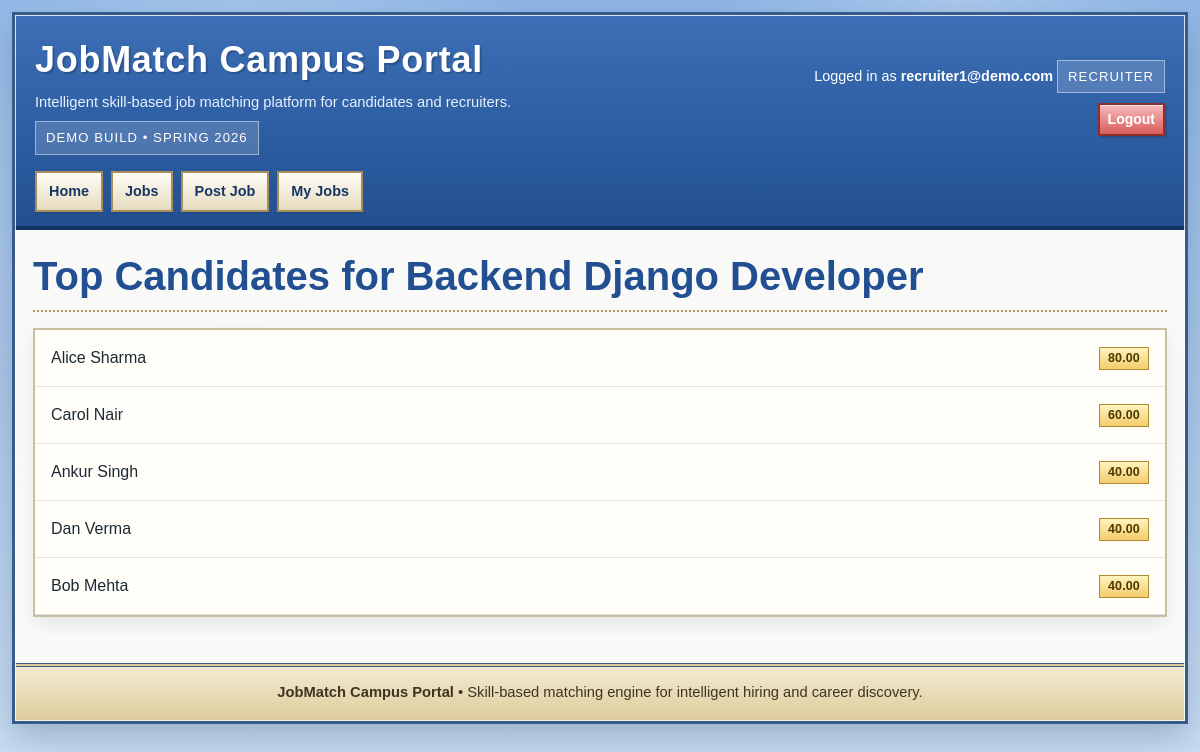
Screenshot of /job/1/matches/ (signed in) with the database file from the repository.
### accounts/models.py (models this page shows, shortened)
class User(AbstractBaseUser, PermissionsMixin):
    email = models.EmailField(unique=True)
    is_active = models.BooleanField(default=True)
    is_staff = models.BooleanField(default=False)
    objects = UserManager()
    USERNAME_FIELD = "email"
    REQUIRED_FIELDS = []

### jobs/models.py (models this page shows, shortened)
class Job(models.Model):
    company = models.ForeignKey(Company, on_delete=models.PROTECT)
    created_by = models.ForeignKey(RecruiterProfile, null=True, blank=True, on_delete=models.SET_NULL)
    title = models.CharField(max_length=150, null=False)
    description = models.TextField()
    job_choice = [
        ('remote','Remote'),
        ('full_time','Full Time')
    ]
    job_type = models.CharField(max_length=20, choices=job_choice, default='full_time')
    location = models.CharField(max_length=100)
    salary_min = models.PositiveIntegerField(null=True, blank=True)
    salary_max = models.PositiveIntegerField(null=True, blank=True)
    application_deadline = models.DateField(null=True, blank=True)
    is_active = models.BooleanField(default=True)
    created_at = models.DateTimeField(auto_now_add=True)
    updated_at = models.DateTimeField(auto_now=True)
    class Meta:
        ordering = ['-created_at']
        indexes = [
            models.Index(fields=['company']),
            models.Index(fields=['created_by']),
            models.Index(fields=['is_active']),
            models.Index(fields=['created_at']),
        ]

### candidates/models.py (models this page shows, shortened)
class CandidateProfile(models.Model):
    user = models.OneToOneField(User, on_delete=models.CASCADE)
    full_name = models.CharField(max_length=100)
    bio = models.TextField()
    total_experience = models.PositiveIntegerField(validators=[validators.MinValueValidator(0)])
    resume = models.FileField(
        upload_to="resumes/",
        validators=[FileExtensionValidator(["txt", "pdf", "doc", "docx"])],
    )
    preferred_location = models.CharField(max_length=50, null=True, blank=True)
    expected_salary = MoneyField(
        max_digits=14,
        decimal_places=2,
        default_currency='INR'
    )
    created_at = models.DateTimeField(auto_now_add=True)
    updated_at = models.DateTimeField(auto_now=True)
    class Meta:
        ordering = ["-created_at"]
        indexes = [
            models.Index(fields=["user"]),
            models.Index(fields=["full_name"]),
        ]

### jobs/views.py (the view)
# urls.py: path("job/<int:job_id>/matches/", views.job_matches, name="job_matches"),
@login_required
@recruiter_required
def job_matches(request, job_id):
    recruiter = request.recruiter_profile
    job = get_object_or_404(Job.objects.select_related("created_by"), id=job_id)
    if job.created_by_id != recruiter.id:
        messages.error(request, "You can only view top candidates for your own jobs.")
        return redirect("recruiter_jobs")
    results = get_top_candidates_for_job(job)
    return render(request, "jobs/job_matches.html", {
        "job": job,
        "results": results
    })

### accounts/context_processors.py (called while the page is built)
def current_user_role(request):
    role = None
    if request.user.is_authenticated:
        if RecruiterProfile.objects.filter(user=request.user).exists():
            role = "recruiter"
        elif CandidateProfile.objects.filter(user=request.user).exists():
            role = "candidate"
    return {"current_user_role": role}

### jobs/services/matching.py (called while the page is built)
def get_top_candidates_for_job(job):
    candidates = CandidateProfile.objects.all()
    results = []
    for candidate in candidates:
        score = calculate_match_score(candidate, job)
        if score > 0:
            results.append({
                "candidate": candidate,
                "score": score
            })
    results.sort(key=lambda x: x["score"], reverse=True)
    return results[:10]

### jobs/templates/jobs/job_matches.html (shortened to what this page needs)
{% extends "base.html" %}
{% block content %}
<div class="page-title">
    <h1>Top Candidates for {{ job.title }}</h1>
</div>
{% if results %}
    <div class="panel">
        <div class="card-body p-0">
        {% for item in results %}
            <div class="d-flex justify-content-between align-items-center border-bottom px-3 py-3">
                <span>{{ item.candidate.full_name }}</span>
                <span class="badge badge-info">{{ item.score|floatformat:2 }}</span>
            </div>
        {% endfor %}
        </div>
    </div>
{% else %}
    <div class="alert alert-info">No candidates matched yet.</div>
{% endif %}
{% endblock %}

### templates/base.html (shortened to what this page needs)
<!doctype html>
<html lang="en">
<head>
    <link href="https://cdn.jsdelivr.net/npm/bootstrap@5.3.3/dist/css/bootstrap.min.css" rel="stylesheet">
</head>
<body>
    <div class="site-shell">
        <header class="masthead">
            <div class="brand-row">
                <div>
                    <div class="brand-title">JobMatch Campus Portal</div>
                    <div class="brand-tagline">Intelligent skill-based job matching platform for candidates and recruiters.</div>
                    <div class="status-chip">Demo build • Spring 2026</div>
                </div>
                <div class="masthead-tools">
                    {% if user.is_authenticated %}
                        Logged in as <strong>{{ user.email }}</strong>
                        {% if current_user_role %}
                            <div class="status-chip" style="margin-top: 8px;">{{ current_user_role|upper }}</div>
                        {% endif %}
                    {% else %}
                        Guest access enabled
                    {% endif %}
                    <div class="toolbar">
                        {% if user.is_authenticated %}
                            <a href="{% url 'logout' %}" class="btn btn-danger btn-sm">Logout</a>
                        {% else %}
                            <a href="{% url 'login' %}" class="btn btn-primary btn-sm">Login</a>
                            <a href="{% url 'register' %}" class="btn btn-info btn-sm">Register</a>
                        {% endif %}
                    </div>
                </div>
            </div>
            <nav class="top-nav" aria-label="Primary">
                <a href="{% url 'home' %}">Home</a>
                <a href="{% url 'job_list' %}">Jobs</a>
                {% if user.is_authenticated %}
                    {% if current_user_role == 'candidate' %}
                        <a href="{% url 'candidate_skills' %}">My Skills</a>
                        <a href="{% url 'applied_jobs' %}">Applied Jobs</a>
                    {% elif current_user_role == 'recruiter' %}
                        <a href="{% url 'create_job' %}">Post Job</a>
                        <a href="{% url 'recruiter_jobs' %}">My Jobs</a>
                    {% endif %}
                {% else %}
                    <a href="{% url 'register_candidate' %}">Candidate Sign-up</a>
                    <a href="{% url 'register_recruiter' %}">Recruiter Sign-up</a>
                {% endif %}
            </nav>
        </header>
        <main class="content-wrap">
            {% block content %}{% endblock %}
        </main>
        <footer>
            <strong>JobMatch Campus Portal</strong> • Skill-based matching engine for intelligent hiring and career discovery.
        </footer>
    </div>
</body>
</html>

### templates/base.html (style rules this page uses)
:root { --ink: #1d2a35; --navy: #204a87; --sky: #d7e7ff; --panel: #fffdf5; --panel-edge: #c8bda0; --accent: #f4b400; --accent-2: #d94f4f; --shadow: rgba(27, 44, 61, 0.25); }
* { box-sizing: border-box; }
body { margin: 0; font-family: Verdana, Arial, Helvetica, sans-serif; color: var(--ink); background: radial-gradient(circle at 20% 20%, rgba(255,255,255,0.35), transparent 28%), radial-gradient(circle at 80% 0%, rgba(255,255,255,0.25), transparent 20%), linear-gradient(180deg, #8fb7e8 0%, #cde1f6 100%); background-attachment: fixed; line-height: 1.5; }
body::before { content: ""; position: fixed; inset: 0; pointer-events: none; background-image: linear-gradient(transparent 0 96%, rgba(255,255,255,0.18) 96% 100%); background-size: 100% 16px; opacity: 0.35; }
a { color: #214f91; }
.site-shell { width: min(1180px, calc(100% - 24px)); margin: 12px auto 28px; border: 3px solid #385c8a; background: rgba(252, 252, 248, 0.96); box-shadow: 0 14px 34px var(--shadow); position: relative; }
.site-shell::before { content: ""; position: absolute; inset: 0; pointer-events: none; border: 1px solid rgba(255,255,255,0.8); }
.masthead { padding: 18px 20px 14px; background: linear-gradient(180deg, #3d6fb6 0%, #214f91 100%); color: #fff; border-bottom: 4px solid #12325f; }
.brand-row { display: flex; justify-content: space-between; gap: 16px; align-items: center; flex-wrap: wrap; }
.brand-title { font-size: clamp(1.8rem, 3vw, 2.8rem); font-weight: 800; letter-spacing: 0.02em; text-shadow: 2px 2px 0 rgba(0,0,0,0.18); }
.brand-tagline { margin-top: 4px; font-size: 0.92rem; color: #e8f2ff; }
.status-chip { display: inline-block; padding: 6px 10px; margin-top: 8px; border: 1px solid rgba(255,255,255,0.45); background: rgba(255,255,255,0.16); font-size: 0.82rem; text-transform: uppercase; letter-spacing: 0.08em; }
.top-nav { display: flex; flex-wrap: wrap; gap: 8px; margin-top: 16px; }
.top-nav a { text-decoration: none; color: #173763; background: linear-gradient(180deg, #fffdf7, #e5dbbf); border: 2px solid #a78d58; padding: 8px 12px; font-size: 0.9rem; font-weight: 700; box-shadow: inset 0 1px 0 #fff, 0 2px 0 rgba(0,0,0,0.08); }
.masthead-tools { text-align: right; font-size: 0.9rem; }
.toolbar { display: flex; gap: 8px; justify-content: flex-end; flex-wrap: wrap; margin-top: 10px; }
.btn, .btn-primary, .btn-success, .btn-warning, .btn-danger, .btn-info, .btn-outline-secondary, .btn-outline-primary, .btn-outline-success, .btn-outline-danger { border-radius: 0 !important; border-width: 2px !important; font-weight: 700 !important; box-shadow: inset 0 1px 0 rgba(255,255,255,0.55), 2px 2px 0 rgba(0,0,0,0.12); text-transform: none; }
.btn-primary, .btn-success, .btn-warning, .btn-danger, .btn-info { color: #fff !important; }
.btn-danger { background: linear-gradient(180deg, #f6bbbb, #d95c5c); border-color: #8c2f2f !important; }
.content-wrap { padding: 18px 18px 28px; }
.panel { background: var(--panel); border: 2px solid var(--panel-edge); box-shadow: inset 0 1px 0 #fff, 0 8px 18px rgba(0,0,0,0.08); margin-bottom: 18px; }
.card-body { background: #fffef9; }
.badge { border-radius: 0 !important; border: 1px solid rgba(0,0,0,0.12); font-size: 0.78rem; letter-spacing: 0.01em; background: linear-gradient(180deg, #fff3bd, #f3cc6d) !important; color: #4d3800 !important; border-color: #af8b2f !important; font-weight: 700; }
.badge-info { background: linear-gradient(180deg, #fff3bd, #f3cc6d) !important; color: #4d3800 !important; border-color: #af8b2f !important; }
.page-title { padding: 4px 0 10px; margin-bottom: 16px; border-bottom: 2px dotted #b89c54; }
.page-title h1, .page-title h2 { margin: 0; font-weight: 800; color: #214f91; }
footer { padding: 14px 18px 18px; border-top: 4px double #385c8a; background: linear-gradient(180deg, #f3ead1, #dccb9a); color: #3f3420; font-size: 0.92rem; text-align: center; }

### rows the page displays
User: email "recruiter1@demo.com"
Job: title "Backend Django Developer"
CandidateProfile: candidate.full_name "Alice Sharma", score "80.00"
CandidateProfile: candidate.full_name "Carol Nair", score "60.00"
CandidateProfile: candidate.full_name "Ankur Singh", score "40.00"
CandidateProfile: candidate.full_name "Dan Verma", score "40.00"
CandidateProfile: candidate.full_name "Bob Mehta", score "40.00"

### other values shown
{{ current_user_role|upper }} "RECRUITER"
